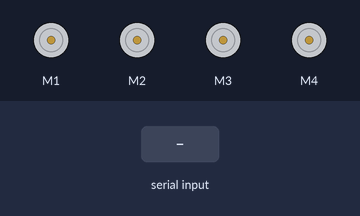
Recording of a sketch running on a simulated Arduino Uno, built with avr-gcc and run on an emulated ATmega328P. Parts: 4 × DC motor (green arrow = forward, orange = backward, longer = faster). The inputs (shaded band) are chosen by the test bench.

Above: at 1.2 s.
1.3 s: "F" received over Serial
At 2.2 s:
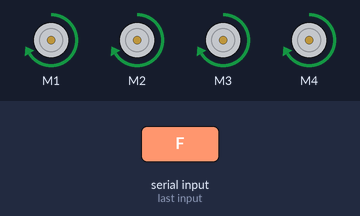
2.8 s: "B" received over Serial
At 3.3 s:
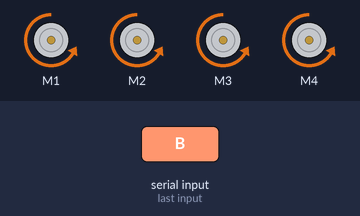
4.3 s: "L" received over Serial
At 5.5 s:
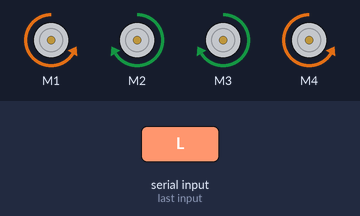
5.8 s: "R" received over Serial
At 6.8 s:
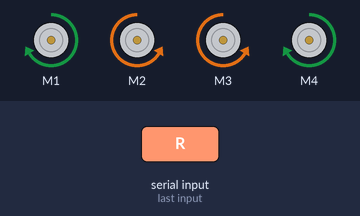
7.3 s: "1" received over Serial
At 7.9 s:
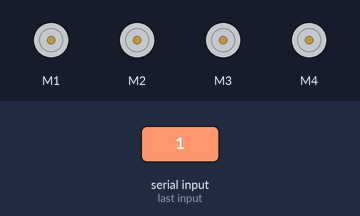
Timing chart, 0 to 9.8 s (numbered marks = the images above; inputs shaded):
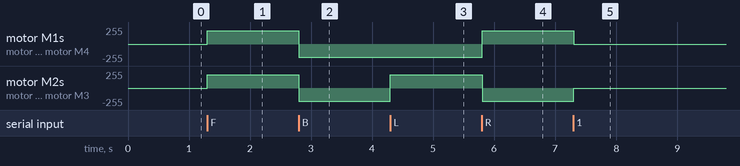

The sketch:

bluetooth.ino
```cpp
#include <AFMotor.h>

AF_DCMotor motor1(1);
AF_DCMotor motor2(2);
AF_DCMotor motor3(3);
AF_DCMotor motor4(4);

char command;

void setup() {
  Serial.begin(9600);
}

void loop() {
  if(Serial.available()>0){
    command = Serial.read();
    Stop();
    switch(command){

      case 'F':
      forward();
      break;

      case 'B':
      back();
      break;

      case 'L':
      left();
      break;

      case 'R':
      right();
      break;
    }
  }

}

void forward(){
  motor1.setSpeed(200);
  motor1.run(FORWARD);

  motor2.setSpeed(200);
  motor2.run(FORWARD);

  motor3.setSpeed(200);
  motor3.run(FORWARD);

  motor4.setSpeed(200);
  motor4.run(FORWARD);
}

void back(){
  motor1.setSpeed(200);
  motor1.run(BACKWARD);

  motor2.setSpeed(200);
  motor2.run(BACKWARD);

  motor3.setSpeed(200);
  motor3.run(BACKWARD);

  motor4.setSpeed(200);
  motor4.run(BACKWARD);
}

void right(){
  motor1.setSpeed(200);
  motor1.run(FORWARD);

  motor2.setSpeed(200);
  motor2.run(BACKWARD);

  motor3.setSpeed(200);
  motor3.run(BACKWARD);

  motor4.setSpeed(200);
  motor4.run(FORWARD);
  }

void left(){
  motor1.setSpeed(200);
  motor1.run(BACKWARD);

  motor2.setSpeed(200);
  motor2.run(FORWARD);

  motor3.setSpeed(200);
  motor3.run(FORWARD);

  motor4.setSpeed(200);
  motor4.run(BACKWARD);
}

void Stop(){
  motor1.setSpeed(0);
  motor1.run(RELEASE);

  motor2.setSpeed(0);
  motor2.run(RELEASE);

  motor3.setSpeed(0);
  motor3.run(RELEASE);

  motor4.setSpeed(0);
  motor4.run(RELEASE);
}
```

Measured:
- after the input at 1.3 s, motor M1–4: stopped → forward 200/255 at once
- after the input at 2.8 s, motor M1–4: forward 200/255 → backward 200/255 at once
- after the input at 4.3 s, motor M2, motor M3: backward 200/255 → forward 200/255 at once
- after the input at 5.8 s, motor M1, motor M4: backward 200/255 → forward 200/255 at once; motor M2, motor M3: forward 200/255 → backward 200/255 at once
- after the input at 7.3 s, motor M1, motor M4: forward 200/255 → stopped at once; motor M2, motor M3: backward 200/255 → stopped at once
